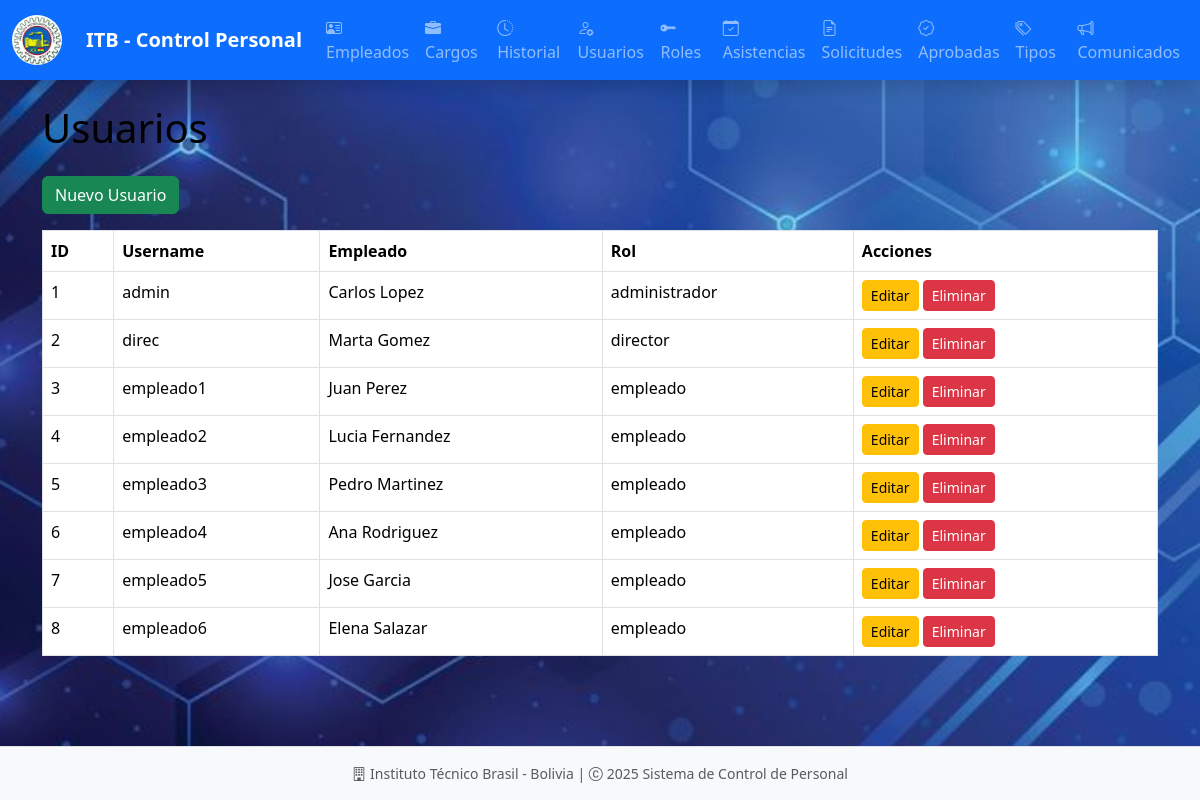
The app's page /usuarios/, older data.
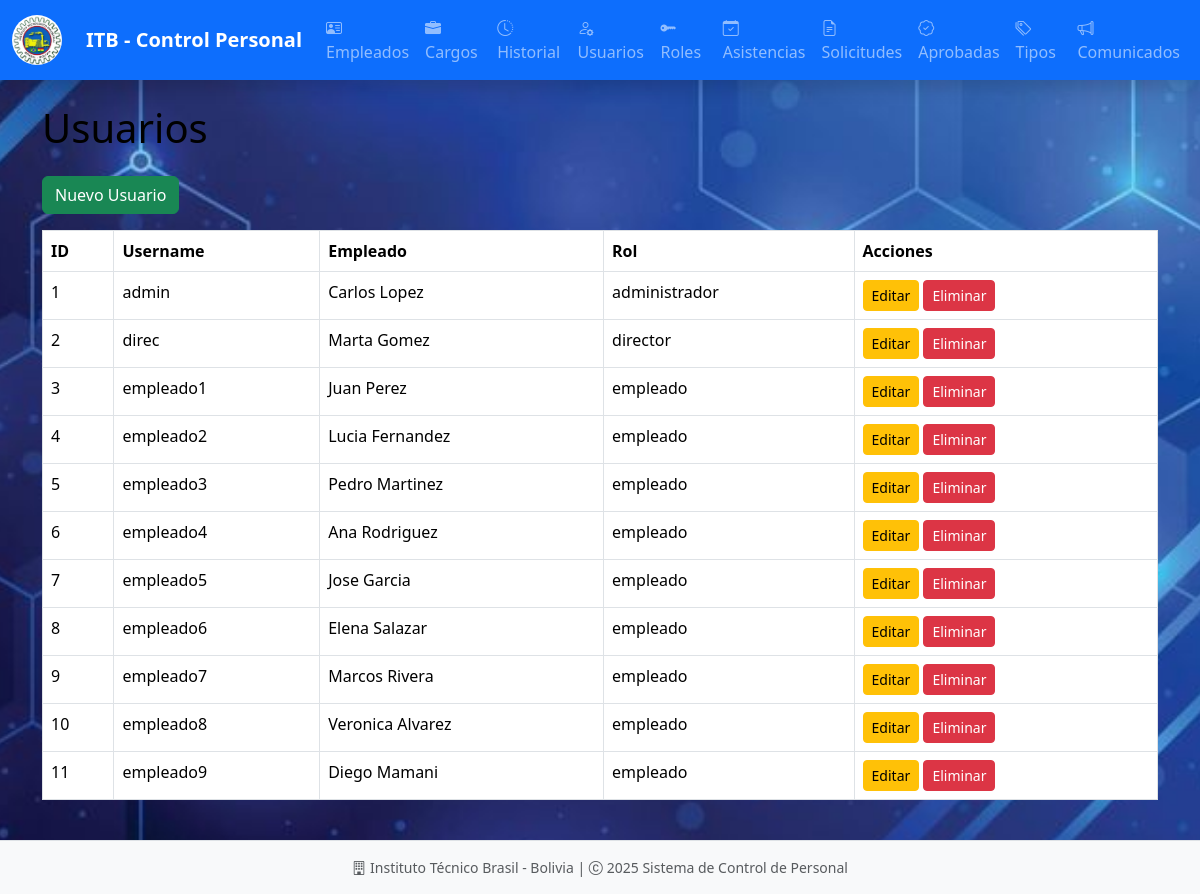
The same page, newer data.
### models/usuario_model.py (models this page shows, shortened)
class Usuario(db.Model):
    __tablename__ = "usuarios"
    id = db.Column(db.Integer, primary_key=True)
    username = db.Column(db.String(50), nullable=False, unique=True)
    password = db.Column(db.String(255), nullable=False)
    empleado_id = db.Column(db.Integer, db.ForeignKey('empleados.id'), nullable=False)
    rol_id = db.Column(db.Integer, db.ForeignKey('roles.id'), nullable=False)
    rol = db.relationship('Rol', back_populates='usuarios')
    empleado = db.relationship('Empleado', back_populates='usuarios')
    comunicados = db.relationship('Comunicado', back_populates='usuario', cascade='all, delete-orphan')
    historiales = db.relationship('Historial', back_populates='usuario', cascade='all, delete-orphan')
    @staticmethod
    def get_all():
        return Usuario.query.all()
    def delete(self):
        db.session.delete(self)
        db.session.commit()

### models/empleado_model.py (models this page shows, shortened)
class Empleado(db.Model):
    __tablename__ = "empleados"
    id = db.Column(db.Integer, primary_key=True)
    nombre = db.Column(db.String(255), nullable=False)
    apellido = db.Column(db.String(255), nullable=False)
    ci = db.Column(db.String(20), nullable=False, unique=True)
    email = db.Column(db.String(255), nullable=False, unique=True)
    telefono = db.Column(db.String(20), nullable=False)
    fecha = db.Column(db.DateTime, nullable=False, default=datetime.utcnow)
    cargo_id = db.Column(db.Integer, db.ForeignKey('cargos.id'), nullable=False)
    cargo = db.relationship('Cargo', back_populates='empleados')
    usuarios = db.relationship('Usuario', back_populates='empleado', uselist=False)
    asistencias = db.relationship('Asistencia', back_populates='empleado', cascade='all, delete-orphan')
    historial_laboral = db.relationship('Historial', back_populates='empleado', cascade='all, delete-orphan')
    licencias_aprobadas = db.relationship('LicenciaAprobada', back_populates='empleado', cascade='all, delete-orphan')
    solicitudes_licencia = db.relationship('SolicitudLicencia', back_populates='empleado', cascade='all, delete-orphan')
    def delete(self):
        db.session.delete(self)
        db.session.commit()

### models/rol_model.py (models this page shows, shortened)
class Rol(db.Model):
    __tablename__ = "roles"
    id = db.Column(db.Integer, primary_key=True)
    rol = db.Column(db.String(80), nullable=False)
    usuarios = db.relationship('Usuario', back_populates='rol', cascade='all, delete-orphan')
    def delete(self):
        db.session.delete(self)
        db.session.commit()

### controllers/usuario_controller.py (the view)
@usuario_bp.route("/")
def index():
    usuarios = Usuario.get_all()
    return usuario_view.list(usuarios)

### run.py (called while the page is built)
@app.context_processor
def inject_active_path():
    def is_active(path):
        return 'active' if request.path == path else ''
    return(dict(is_active = is_active))

### views/usuario_view.py (called while the page is built)
def list(usuarios):
    return render_template('admin/usuarios/index.html', usuarios=usuarios)

### templates/admin/usuarios/index.html (shortened to what this page needs)
{% extends 'admin/base.html' %}
{% block content %}
<h1 class="mb-4">Usuarios</h1>
<a href="{{ url_for('usuario.create') }}" class="btn btn-success mb-3">Nuevo Usuario</a>
<table class="table table-bordered">
    <thead>
        <tr>
            <th>ID</th>
            <th>Username</th>
            <th>Empleado</th>
            <th>Rol</th>
            <th>Acciones</th>
        </tr>
    </thead>
    <tbody>
        {% for user in usuarios %}
        <tr>
            <td>{{ user.id }}</td>
            <td>{{ user.username }}</td>
            <td>{{ user.empleado.nombre }} {{ user.empleado.apellido }}</td>
            <td>{{ user.rol.rol }}</td>
            <td>
                <a href="{{ url_for('usuario.edit', id=user.id) }}" class="btn btn-warning btn-sm">Editar</a>
                <a href="{{ url_for('usuario.delete', id=user.id) }}" class="btn btn-danger btn-sm" onclick="return confirm('¿Eliminar este usuario?')">Eliminar</a>
            </td>
        </tr>
        {% endfor %}
    </tbody>
</table>
{% endblock %}

Row changes from the older to the newer data that the page shows:
added Usuario: id "9", username "empleado7", empleado.nombre "Marcos", empleado.apellido "Rivera", rol.rol "empleado"
added Usuario: id "10", username "empleado8", empleado.nombre "Veronica", empleado.apellido "Alvarez", rol.rol "empleado"
added Usuario: id "11", username "empleado9", empleado.nombre "Diego", empleado.apellido "Mamani", rol.rol "empleado"
